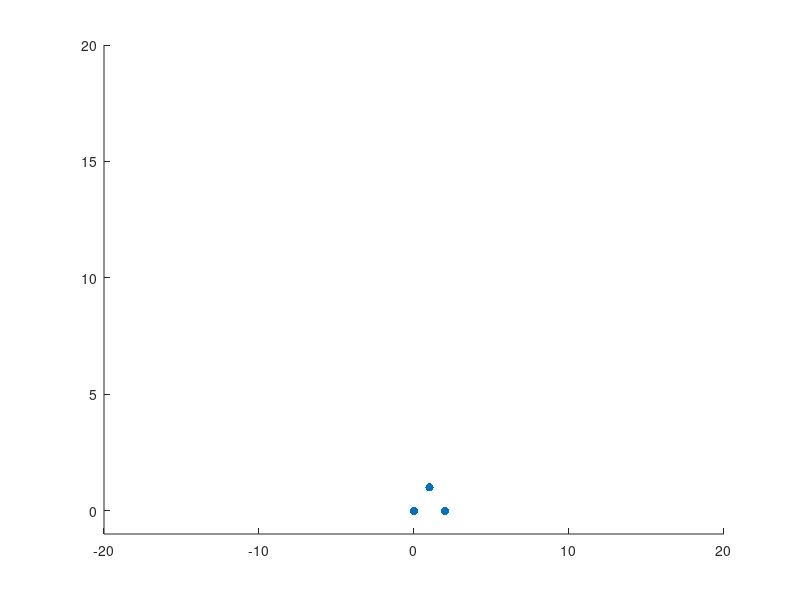

The MATLAB script that drew this image: (Note: this script raises an error after producing the figure.)
%% Video 4
%% Matlab Gaming: Galaga

clear all
close all
clc

speed = .5;
dir = 0;

screensize = get(groot,'Screensize');
dim = [(screensize(3)-screensize(4))/2 0 screensize(4)/3 screensize(4)/3];

mapSize = 40;

xPos = [0 1 2];
yPos = [0 1 0];
% Contains the x values for the first row of enemies
% # enemies x 3 array, where each of the three values in a row
% represents the horizontal position of each of the points
% on the triangular enemies
enemyXStart = [-5 -4 -3;
    -1 0 1;
    3 4 5];
% The height at which enemies will ALWAYS start
enemyYStart = ...
    [mapSize/2 - 1, mapSize/2 - 2, mapSize/2 - 1];
% Start the first row at the correct place
enemyYValues = containers.Map({1},{enemyYStart});
% Set the horizontal movement speed of the enemies
% Each entry represents the speed of a single row of enemies
enemyRowMove = [rand];
% Contains the x values for each row of enemies
% One key represents a row of enemies, and the value is:
% # enemies x 3 array, where each of the three values in a row
% represents the horizontal position of each of the points
% on the triangular enemies
rowValues = containers.Map({1}, {enemyXStart});
% Keeps track of the number of rows
totalRows = 1;
% TODO: Keeps track of friendly bullet positions
bulletsX = [];
bulletsY = [];
% Initial movement directions of the player
xMove = .1;
yMove = 0;

scatter(xPos,yPos,'filled','b')
hold on
xlim([-mapSize/2 mapSize/2])
ylim([-1 mapSize/2])
hold on
set(gcf,'position',dim);
colors = ['r' 'y' 'k' 'o'];

set(gcf,'KeyPressFcn',@stroke)


% LAST UPDATE
% Converted x and y enemy values to maps.
% Added bullets
% Added bullet impact (broken)
% NEXT UPDATE
% Error check.
% Dial in player speed, bullet speed, enemy speed.
% Fix the impact function

while xPos(1) > -mapSize/2 & ... 
        xPos(end) < mapSize/2
    
    dir = get(gcf,'CurrentKey');

    bulletsY = bulletsY + 1;
    exitBullets = bulletsY > mapSize / 2;
    bulletsY(exitBullets) = [];
    bulletsX(exitBullets) = [];
    
    switch dir
        case 'rightarrow'
            xMove = .1;
            yMove = 0;
        case 'leftarrow'
            xMove = -.1;
            yMove = 0;
        case 'space'
            if isempty(bulletsY)
                bulletsX(end + 1) = xPos(2);
                bulletsY(end + 1) = yPos(2) + 1;
            else
                if bulletsY(end) > 2
                    bulletsX(end + 1) = xPos(2);
                    bulletsY(end + 1) = yPos(2) + 1;
                end
            end   
    end

    xPos = xPos + xMove;
    
    rows = rowValues.keys;
    for i = 1:length(rows)
        row = rowValues(rows{i});
        erasedEnemies = [];
        erasedBullets = [];
        for j = 1:length(row(:, 1))
            for k = 1:length(bulletsY)
                yValues = enemyYValues(rows{i});
                if yValues(1) > bulletsY(k) & yValues(2) < bulletsY(k)
                    if enemyDestroyed(yValues(1), row(j,1), row(j,3), yValues(2), bulletsX(k), bulletsY(k))
                        erasedBullets(end + 1) = k;
                        erasedEnemies(end + 1) = j;
                    end
                end
            end
        end
        bulletsX(erasedBullets) = [];
        bulletsY(erasedBullets) = [];
        row(erasedEnemies, :) = [];
        if isempty(row)
            remove(enemyYValues,i);
            remove(rowValues, i);
        else
            rowValues(i) = row;
            leftValue = row(1:1, 1);
            rightValue = row(end:end, end);
            if rightValue + enemyRowMove(i) > mapSize / 2 |...
                    leftValue + enemyRowMove(i) < - mapSize / 2
                enemyRowMove(i) = -(enemyRowMove(i) * 1.1);
                innerRows = rowValues.keys;
                for l = 1:length(innerRows)
                    enemyYValues(innerRows{i}) = enemyYValues(innerRows{i}) - .2;
                end
            end
            rowValues(i) = rowValues(i) + enemyRowMove(i);
        end
    end
    
    rows = rowValues.keys;
    if ~isempty(enemyYValues)
        if enemyYValues(rows{length(rows)}) < mapSize / 2 - 3
            totalRows = rows{length(rows)} + 1;
            enemyYValues(totalRows) = enemyYStart;
            rowValues(totalRows) = enemyXStart;
            enemyRowMove = [enemyRowMove rand];
        end
    else
        totalRows = 1;
        enemyYValues(totalRows) = enemyYStart;
        rowValues(totalRows) = enemyXStart;
        enemyRowMove = [rand];
    end
    
    clf
    innerRows = rowValues.keys;
    if ~isempty(rowValues.keys)
        for i = 1:length(innerRows)
            row = rowValues(innerRows{i});
            for j = 1:size(row, 1)
                scatter(row(j:j,:), enemyYValues(innerRows{i}), 'filled', colors(mod(i, length(colors)) + 1))
                hold on
            end
        end
    end
    
    scatter(bulletsX, bulletsY)
    hold on
    
    xlim([-mapSize/2 mapSize/2])
    ylim([-1 mapSize/2])
    hold on
    
    scatter(xPos,yPos,'filled','b')
    xlim([-mapSize/2 mapSize/2])
    ylim([-1 mapSize/2])
    hold on    
    
    drawnow
       
end

clf   
xlim([-mapSize/2 mapSize/2])
ylim([-mapSize/2 mapSize/2])
hold on

scatter(xPos,yPos,'filled','b')
annotation('textbox',[.5 .5 .3 .3],'String','BRUH','FitBoxToText','on')
xlim([-mapSize/2 mapSize/2])
ylim([-1 mapSize/2])
hold on

function dir = stroke(src,event)
end